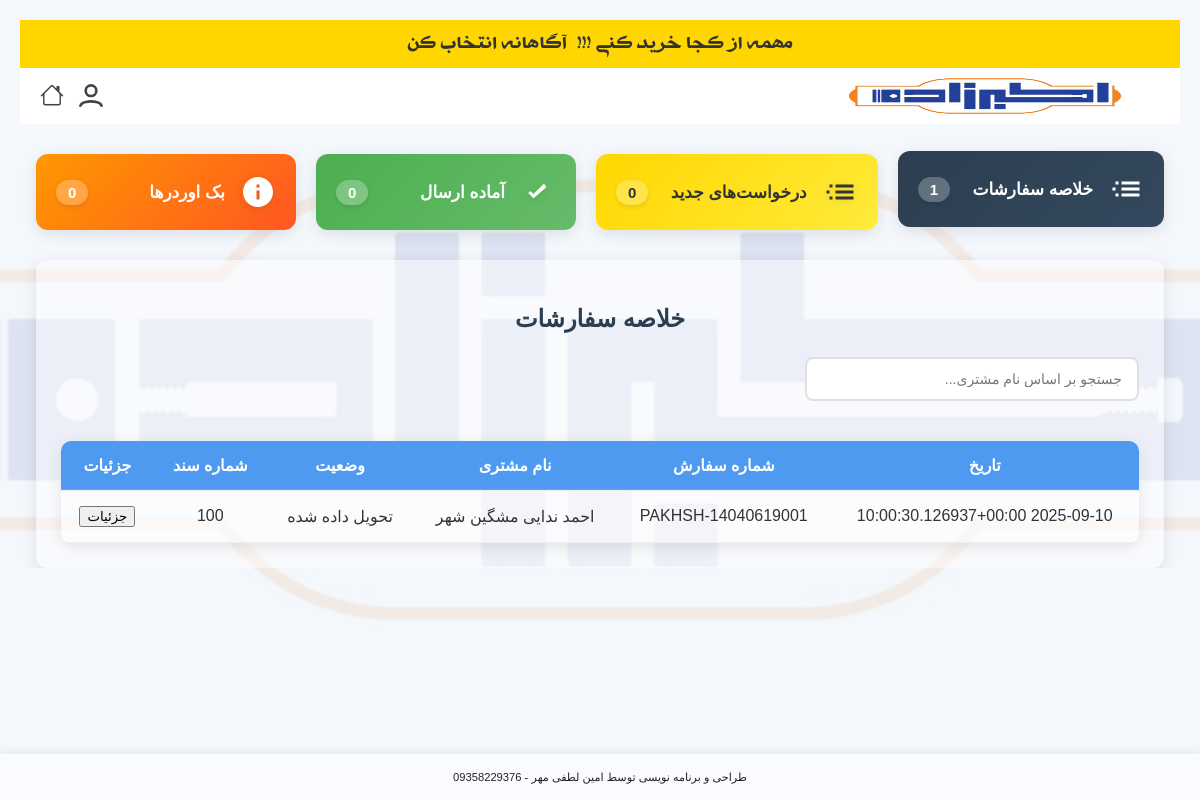
The page /warehouse/ (signed in) on the database as committed earlier.
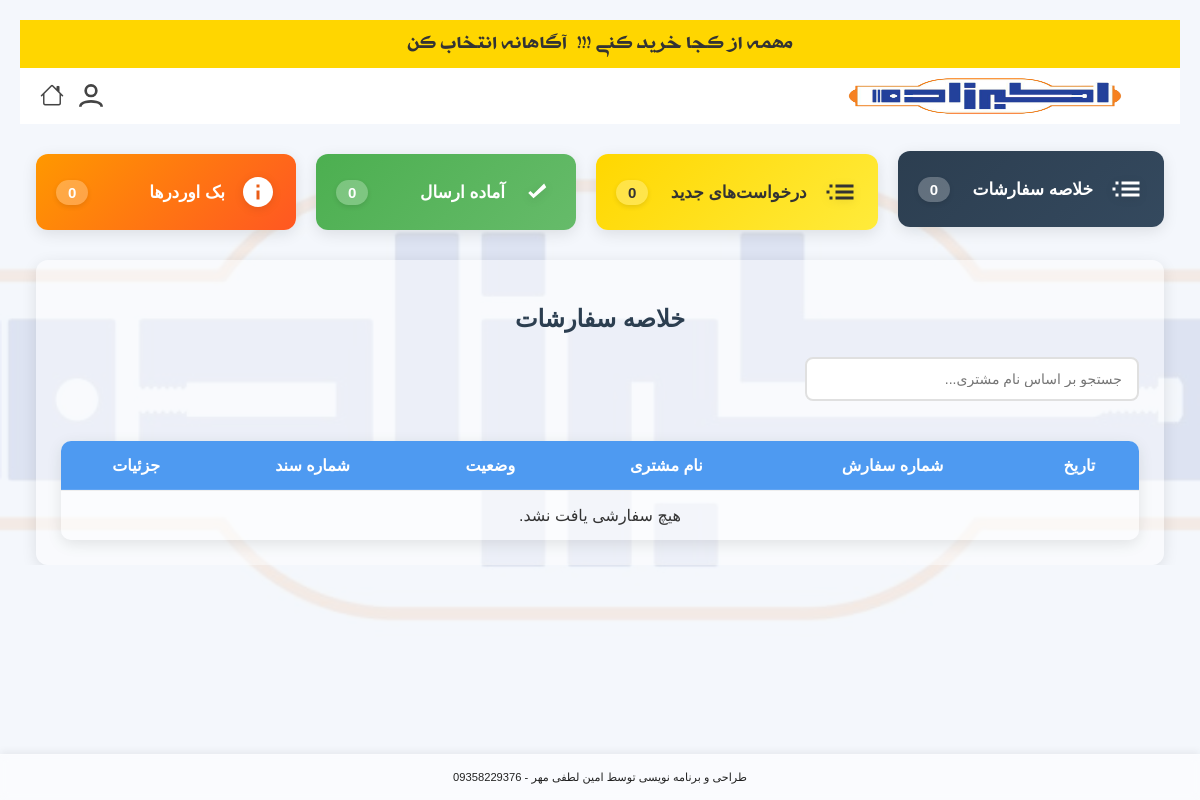
The same page on the database as committed later.
### products/models.py (models this page shows, shortened)
class Order(models.Model):
    STATUS_CHOICES = [
        ('cart', 'سبد خرید'),
        ('pending', 'در انتظار تأیید'),
        ('warehouse', 'ارسال شده به انبار'),
        ('ready', 'آماده تحویل'),
        ('delivered', 'تحویل داده شده'),
        ('parent', 'تفکیک شده به انبارها'),
        ('completed', 'نهایی شده'),
        ('backorder', 'در انتظار موجودی'),
        ('waiting_for_customer_shipment', 'در انتظار ارسال به مشتری'),
        ('sent_to_warehouse', ' ارسال شده به انبار از بک اوردر'),
        ('waiting_for_warehouse_confirmation', 'در انتظار تایید انباردار'),
        ('shipped', 'ارسال شده'),
    ]
    order_number = models.CharField(
        max_length=100,
        unique=True,
        verbose_name="شماره درخواست",
        blank=True,
        null=True
    )
    document_number = models.CharField(
        max_length=100,
        blank=True,
        null=True,
        verbose_name="شماره سند"
    )
    package_count = models.PositiveIntegerField(
        default=0,
        null=True,
        blank=True,
        verbose_name="تعداد بسته"
    )
    courier_name = models.CharField(
        max_length=100,
        blank=True,
        null=True,
        verbose_name="نام پیک"
    )
    visitor_name = models.CharField(max_length=100, verbose_name="نام ویزیتور")
    customer = models.ForeignKey(
        Customer,
        on_delete=models.PROTECT,   # پیشنهاد امنیتی: سفارش بدون مشتری باقی نماند
        verbose_name="مشتری"
    )
    created_at = models.DateTimeField(auto_now_add=True, verbose_name="تاریخ ثبت")
    updated_at = models.DateTimeField(auto_now=True, verbose_name="تاریخ به‌روزرسانی")
    payment_term = models.CharField(
        max_length=10,
        choices=Product.PAYMENT_TERMS_CHOICES,
        verbose_name="شرایط تسویه"
    )
    status = models.CharField(
        max_length=100,
        choices=STATUS_CHOICES,
        default='pending',
        verbose_name="وضعیت سفارش"
    )
    parent = models.ForeignKey(
        'self',
        on_delete=models.SET_NULL,
        null=True,
        blank=True,
        related_name='children',
        verbose_name="سفارش مادر (قدیمی)"
    )
    is_sub_order = models.BooleanField(default=False, verbose_name="آیا زیرسفارش است؟ (قدیمی)")
    parent_order = models.ForeignKey(
        'self',
        on_delete=models.SET_NULL,
        null=True,
        blank=True,
        related_name='sub_orders',
        verbose_name="سفارش والد (جدید)"
    )
    warehouse = models.ForeignKey(
        'Warehouse',
        null=True,
        blank=True,
        on_delete=models.SET_NULL,
        related_name='orders',
        verbose_name="انبار"
    )
    total_price = models.DecimalField(
        max_digits=100,
        decimal_places=0,
        default=0,
        verbose_name="جمع کل سفارش"
    )
    @property
    def customer_name(self):
        if self.customer:
            return f"{self.customer.first_name} {self.customer.last_name}"
    class Meta:
        constraints = [
            models.UniqueConstraint(
                fields=['document_number'],
                name='unique_document_number',
                condition=models.Q(document_number__isnull=False) & ~models.Q(document_number='')
            )
        ]

class Customer(models.Model):
    first_name = models.CharField(max_length=100, verbose_name="نام")
    last_name = models.CharField(max_length=100, verbose_name="نام خانوادگی")
    store_name = models.CharField(max_length=255, blank=True, null=True, verbose_name="نام فروشگاه")
    phone = models.CharField(max_length=20, blank=True, null=True, verbose_name="تلفن ثابت")
    mobile = models.CharField(
        max_length=20,
        unique=True,
        verbose_name="شماره موبایل",
        error_messages={
            'unique': 'مشتری دیگری با این شماره همراه قبلاً ثبت شده است.'
        }
    )
    province = models.ForeignKey(Province, on_delete=models.CASCADE, verbose_name="استان")
    county = models.ForeignKey(County, on_delete=models.CASCADE, verbose_name="شهرستان")
    address = models.TextField(blank=True, null=True, verbose_name="آدرس")
    created_by = models.ForeignKey(
        User, on_delete=models.SET_NULL, null=True, related_name='created_customers', verbose_name="ایجاد شده توسط"
    )
    user = models.OneToOneField(
        User, on_delete=models.SET_NULL, null=True, blank=True, related_name='customer_profile', verbose_name="کاربر مرتبط"
    )
    created_at = models.DateTimeField(auto_now_add=True, verbose_name="تاریخ ایجاد")
    class Meta:
        verbose_name = "مشتری"
        verbose_name_plural = "مشتریان"

### products/views.py (the view, shortened to what this page needs)
# urls.py: path('warehouse/', views.warehouse_panel, name='warehouse_panel'),
@login_required
def warehouse_panel(request):
    try:
        warehouse = Warehouse.objects.get(user=request.user)
        one_week_ago = timezone.now() - timezone.timedelta(days=7)
        all_orders = Order.objects.filter(
            parent_order__isnull=False,  # فقط زیرسفارش‌ها
            items__warehouse=warehouse,  # فقط آیتم‌های مربوط به این انبار
            created_at__gte=one_week_ago  # فقط سفارش‌های یک هفته اخیر
        ).distinct().prefetch_related(
            'items',
            'items__product',
            'items__warehouse'
        )
        new_orders = Order.objects.filter(
            parent_order__isnull=False,
            items__warehouse=warehouse,
            items__warehouse_status='pending',
            created_at__gte=one_week_ago
        ).exclude(status='backorder').distinct().prefetch_related(
            'items',
            'items__product',
            'items__warehouse'
        )
        waiting_for_stock_orders = Order.objects.filter(
            Q(parent_order__isnull=False) &
            Q(items__warehouse=warehouse) &
            (Q(items__warehouse_status='backorder') | Q(items__warehouse_status='pending_supply')) &
            Q(created_at__gte=one_week_ago)
        ).distinct().prefetch_related(
            'items',
            'items__product',
            'items__warehouse'
        )
        waiting_for_confirmation_orders = Order.objects.filter(
            Q(parent_order__isnull=False) &
            Q(items__warehouse=warehouse) &
            Q(items__warehouse_status='waiting_for_warehouse_confirmation') &
            Q(created_at__gte=one_week_ago)
        ).distinct().prefetch_related(
            'items',
            'items__product',
            'items__warehouse'
        )
        print(f"waiting_for_confirmation_orders query result count: {waiting_for_confirmation_orders.count()}")
        for order in waiting_for_confirmation_orders:
            print(f"Order {order.id} - Items: {order.items.count()}")
        ready_orders = Order.objects.filter(
            Q(parent_order__isnull=False) &
            Q(items__warehouse=warehouse) &
            Q(items__warehouse_status='ready') &
            Q(status='ready') &
            Q(created_at__gte=one_week_ago)
        ).distinct().prefetch_related(
            'items',
            'items__product',
            'items__warehouse'
        )
        for order in all_orders:
            order.filtered_items = order.items.filter(warehouse=warehouse)
            order.total_price = sum((item.price * (item.allocated_quantity or item.requested_quantity)) for item in order.filtered_items if item.price and (item.allocated_quantity or item.requested_quantity))
        for order in new_orders:
            order.filtered_items = order.items.filter(
                Q(warehouse=warehouse) &
                Q(warehouse_status='pending')
            )
            order.total_price = sum((item.price * (item.allocated_quantity or item.requested_quantity)) for item in order.filtered_items if item.price and (item.allocated_quantity or item.requested_quantity))
        for order in ready_orders:
            order.filtered_items = order.items.filter(
                Q(warehouse=warehouse) &
                Q(warehouse_status='ready')
            )
            order.total_price = sum((item.price * (item.allocated_quantity or item.requested_quantity)) for item in order.filtered_items if item.price and (item.allocated_quantity or item.requested_quantity))
        context = {
            'warehouse': warehouse,
            'all_orders': all_orders, # اگر همچنان به این نیاز دارید
            'new_orders': new_orders,
            'ready_orders': ready_orders,
            'waiting_for_stock_orders': waiting_for_stock_orders,
            'backorder_orders': waiting_for_stock_orders, # همچنان برای سازگاری نامی حفظ شد
            'waiting_for_confirmation_orders': waiting_for_confirmation_orders, # 👈 اضافه شدن به کانتکست
        }
        return render(request, 'products/warehouse_panel.html', context)
    except Warehouse.DoesNotExist:
        messages.error(request, 'شما دسترسی به پنل انبار را ندارید. لطفا با مدیر سیستم تماس بگیرید.')
        return redirect('products:login')
    except Exception as e: # برای گرفتن هر خطای غیرمنتظره دیگر
        import traceback
        traceback.print_exc() # این خط را برای دیباگ نگه دارید
        messages.error(request, f'خطای غیرمنتظره در پنل انبار: {e}')
        return redirect('products:login')

### products/context_processors.py (called while the page is built)
def recent_orders_processor(request):
    recent_orders_count = 0
    if request.user.is_authenticated:
        recent_orders_count = Order.objects.filter(customer__created_by=request.user).order_by('-created_at')[:5].count()
    return {'recent_orders_count': recent_orders_count}

def notifications_processor(request):
    if request.user.is_authenticated and request.user.groups.filter(name='مدیر').exists():
        unread_notifications = Notification.objects.filter(target_user=request.user, read=False).order_by('-created_at')
        return {'unread_notifications': unread_notifications}
    return {'unread_notifications': []}

### products/templates/products/warehouse_panel.html (shortened to what this page needs)
{% extends 'products/base.html' %}
{% load custom_filters %}
{% block content %}
<div class="tiles-container">
  <div class="tile-card tile-all" onclick="openTab('AllOrders')">
    <svg class="tile-icon" fill="currentColor" xmlns="http://www.w3.org/2000/svg" viewBox="0 0 24 24">
      <path d="M3 13h2v-2H3v2zm2 4h2v-2H5v2zm0-8h2V7H5v2zm4 8h12v-2H9v2zm0-4h12v-2H9v2zm0-6v2h12V7H9z"/>
    </svg>
    <span class="tile-title">خلاصه سفارشات</span>
    <span class="tile-count">{{ all_orders.count }}</span>
  </div>
  <div class="tile-card tile-new" onclick="openTab('NewOrders')">
    <svg class="tile-icon" fill="currentColor" xmlns="http://www.w3.org/2000/svg" viewBox="0 0 24 24">
      <path d="M3 13h2v-2H3v2zm2 4h2v-2H5v2zm0-8h2V7H5v2zm4 8h12v-2H9v2zm0-4h12v-2H9v2zm0-6v2h12V7H9z"/>
    </svg>
    <span class="tile-title">درخواست‌های جدید</span>
    <span class="tile-count">{{ new_orders.count }}</span>
  </div>
  <div class="tile-card tile-ready" onclick="openTab('ReadyOrders')">
    <svg class="tile-icon" fill="currentColor" xmlns="http://www.w3.org/2000/svg" viewBox="0 0 24 24">
      <path d="M9 16.2l-3.5-3.5 1.41-1.41L9 13.38l7.09-7.09L17.5 8.8z"/>
    </svg>
    <span class="tile-title">آماده ارسال</span>
    <span class="tile-count">{{ ready_orders.count }}</span>
  </div>
  <div class="tile-card tile-backorder" onclick="openTab('WaitingForConfirmationOrders')">
    <svg class="tile-icon" fill="currentColor" xmlns="http://www.w3.org/2000/svg" viewBox="0 0 24 24">
        <path d="M12 2C6.48 2 2 6.48 2 12s4.48 10 10 10 10-4.48 10-10S17.52 2 12 2zm1 15h-2v-6h2v6zm0-8h-2V7h2v2z"/>
    </svg>
    <span class="tile-title"> بک اوردرها </span>
    <span class="tile-count">{{ waiting_for_confirmation_orders.count }}</span>
  </div>
</div>
<div id="AllOrders" class="tabcontent">
  <h2>خلاصه سفارشات</h2>
  <input type="text" class="search-box" placeholder="جستجو بر اساس نام مشتری..." onkeyup="searchOrders(this.value, 'all-orders')">
  <table class="orders-table" id="all-orders">
    <thead>
      <tr>
        <th>تاریخ</th>
        <th>شماره سفارش</th>
        <th>نام مشتری</th>
        <th>وضعیت</th>
        <th>شماره سند</th>
        <th>جزئیات</th>
      </tr>
    </thead>
    <tbody>
      {% for order in all_orders %}
      <tr class="order-row">
        <td>{{ order.created_at|jformat:"%Y/%m/%d" }}</td>
        <td>{{ order.order_number }}</td>
        <td class="customer-name">{{ order.customer_name }}</td>
        <td><span class="order-status status-{{ order.status }}">{{ order.get_status_display }}</span></td>
        <td>{{ order.document_number|default:"بدون شماره سند" }}</td>
        <td>
          <button class="action-button details-button" onclick="toggleDetails('all-details-{{ order.id }}')">جزئیات</button>
        </td>
      </tr>
      {% empty %}
      <tr>
        <td colspan="6">هیچ سفارشی یافت نشد.</td>
      </tr>
      {% endfor %}
    </tbody>
  </table>
</div>
{% endblock %}

Rows that differ between the two databases and show on the page:
removed Order: created_at|jformat "2025-09-10 10:00:30.126937+00:00", order_number "PAKHSH-14040619001", customer_name "احمد ندایی مشگین شهر", status "تحویل داده شده", document_number "100"
Other text that changed with them:
{{ all_orders.count }}: "1" → "0"
text now shown: "هیچ سفارشی یافت نشد."
